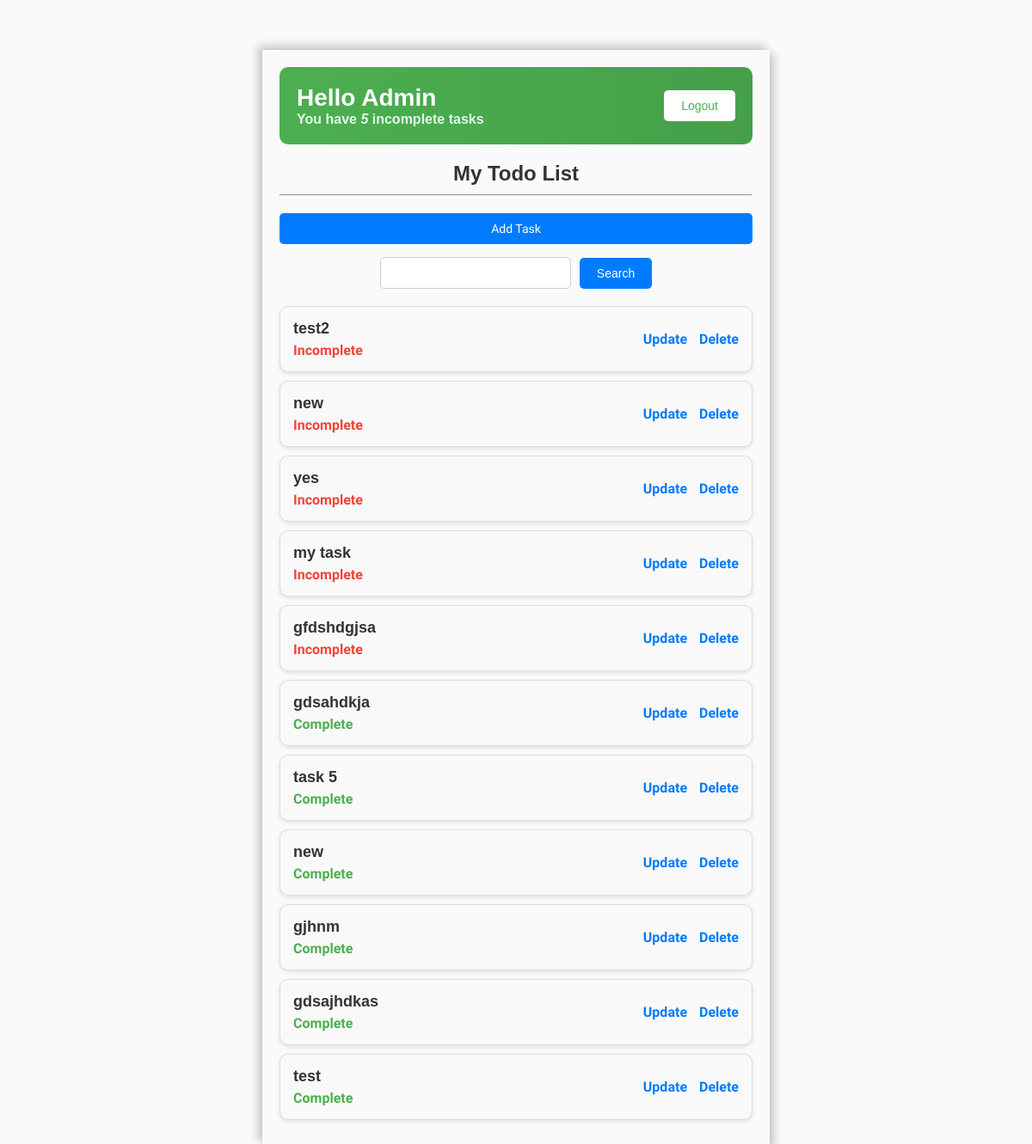
The app's page / (signed in) with its own data.
### base/models.py (models this page shows, shortened)
class Task(models.Model):
    user = models.ForeignKey(User, on_delete= models.CASCADE, null=True, blank=True)
    title = models.CharField(max_length=200)
    description = models.TextField(null=True, blank=True)
    complete = models.BooleanField(default=False)
    Created = models.DateTimeField(auto_now_add=True)
    class Meta:
        ordering = ['complete']

### base/views.py (the view)
# urls.py: path("", TaskList.as_view(), name= "tasks"),
class TaskList(LoginRequiredMixin,ListView):
    model = Task
    context_object_name = 'tasks'
    def get_context_data(self, **kwargs):
        context = super().get_context_data(**kwargs)
        context ['tasks'] = context ['tasks'].filter(user = self.request.user)
        context ['counts'] = context ['tasks'].filter(complete=False).count()
        search_input = self.request.GET.get("search-area", "").strip()
        if search_input:
            context['tasks'] = context['tasks'].filter(title__startswith=search_input)
        context['search_input'] = search_input
        return context

### base/templates/base/task_list.html (shortened to what this page needs)
{% extends 'base/main.html' %}
{% block content %}
<div class="header-bar">
    <div>
        <h1>Hello {{ request.user|title }}</h1>
        <h3>You have <i>{{ counts }}</i> incomplete task{{ counts|pluralize:"s" }}</h3>
    </div>
    {% if request.user.is_authenticated %}
    <form method="POST" action="{% url 'logout' %}">
        <button type="submit">Logout</button>
    </form>
    {% else %}
    <a href="{% url 'login' %}">Login</a>
    {% endif %}
</div>
<h1 id="todo-title">My Todo List</h1>
<hr id="divider">
<a href="{% url 'createtask' %}" id="add-task-link" class="button">Add Task</a>
<form method="GET" id="search-form">
    <input type="text" name="search-area" value="{{ search_input }}" id="search-input">
    <input type="submit" value="Search" class="button" id="search-button">
</form>
<ul class="task-list">
    {% for task in tasks %}
    <li class="task-item">
        <div class="task-details">
            <h2>{{ task.title }}</h2>
            <p class="task-status {% if task.complete %}complete{% else %}incomplete{% endif %}">
                {% if task.complete %}
                    Complete
                {% else %}
                    Incomplete
                {% endif %}
            </p>
        </div>
        <div class="task-actions">
            <a href="{% url 'updatetask' task.id %}">Update</a>
            <a href="{% url 'deletetask' task.id %}">Delete</a>
        </div>
    </li>
    {% empty %}
    <li>No items in the list</li>
    {% endfor %}
</ul>
{% endblock content %}

### base/templates/base/main.html (style rules this page uses)
body { background-color: #fafafa; font-family: "Nunito Sans", sans-serif; padding-top: 50px; }
h1,h2,h3,h4,h5,h6 { font-family: "Raleway", sans-serif }

### base/templates/base/task_list.html (style rules this page uses)
.header-bar { display: flex; justify-content: space-between; align-items: center; margin-bottom: 20px; padding: 20px; background: linear-gradient(90deg, #4CAF50, #45a049); color: white; border-radius: 10px; }
.header-bar h1, .header-bar h3 { margin: 0; }
.header-bar h1 { font-size: 28px; }
.header-bar h3 { font-size: 16px; color: #e0f7e9; }
.header-bar button, .header-bar a { padding: 10px 20px; border: none; border-radius: 5px; background-color: white; color: #4CAF50; text-decoration: none; cursor: pointer; font-size: 14px; transition: background-color 0.3s ease, color 0.3s ease; }
#todo-title { margin-bottom: 10px; font-size: 24px; color: #333; text-align: center; }
#divider { margin-bottom: 20px; }
#add-task-link { display: inline-block; padding: 10px 20px; margin-bottom: 15px; border: none; border-radius: 5px; background-color: #007bff; color: white; text-decoration: none; cursor: pointer; font-size: 14px; transition: background-color 0.3s ease; display: block; text-align: center; margin: 0 auto 15px auto; }
#search-form { margin-bottom: 20px; display: flex; justify-content: center; align-items: center; }
#search-input { padding: 10px; width: 200px; margin-right: 10px; border: 1px solid #ccc; border-radius: 5px; }
#search-button { padding: 10px 20px; border: none; border-radius: 5px; background-color: #007bff; color: white; cursor: pointer; font-size: 14px; transition: background-color 0.3s ease; }
.task-list { list-style: none; padding: 0; margin: 0; }
.task-item { background-color: #f9f9f9; border: 1px solid #ddd; border-radius: 10px; padding: 15px; margin-bottom: 10px; box-shadow: 0 2px 5px rgba(0,0,0,0.1); transition: transform 0.3s ease, box-shadow 0.3s ease; display: flex; justify-content: space-between; align-items: center; }
.task-details { flex-grow: 1; margin-right: 20px; }
.task-details h2 { margin: 0 0 5px; font-size: 18px; color: #333; }
.task-details p { margin: 0; color: #666; }
.task-actions a { color: #007bff; text-decoration: none; font-weight: bold; margin-left: 10px; transition: color 0.3s ease; }
.task-status.complete { color: #4CAF50; font-weight: bold; }
.task-status.incomplete { color: #f44336; font-weight: bold; }

### records on screen
Task: title "test2", complete "Incomplete"
Task: title "new", complete "Incomplete"
Task: title "yes", complete "Incomplete"
Task: title "my task", complete "Incomplete"
Task: title "gfdshdgjsa", complete "Incomplete"
Task: title "gdsahdkja", complete "Complete"
Task: title "task 5", complete "Complete"
Task: title "new", complete "Complete"
Task: title "gjhnm", complete "Complete"
Task: title "gdsajhdkas", complete "Complete"
Task: title "test", complete "Complete"

### other values on screen
{{ request.user|title }} "Admin"
{{ counts }} "5"
